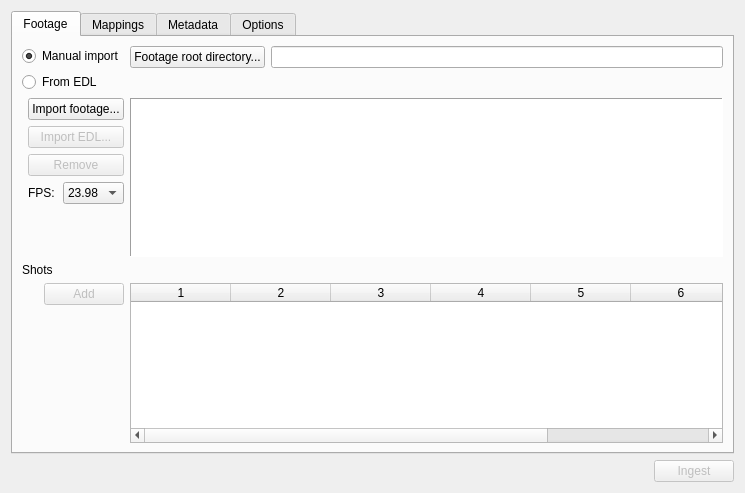
<?xml version="1.0" encoding="UTF-8"?>
<ui version="4.0">
 <class>Form</class>
 <widget class="QWidget" name="Form">
  <property name="geometry">
   <rect>
    <x>0</x>
    <y>0</y>
    <width>745</width>
    <height>493</height>
   </rect>
  </property>
  <property name="sizePolicy">
   <sizepolicy hsizetype="Preferred" vsizetype="Preferred">
    <horstretch>0</horstretch>
    <verstretch>0</verstretch>
   </sizepolicy>
  </property>
  <property name="windowTitle">
   <string>Form</string>
  </property>
  <layout class="QGridLayout" name="gridLayout">
   <item row="1" column="0">
    <layout class="QHBoxLayout" name="horizontalLayout_2">
     <item>
      <spacer name="horizontalSpacer_2">
       <property name="orientation">
        <enum>Qt::Horizontal</enum>
       </property>
       <property name="sizeHint" stdset="0">
        <size>
         <width>40</width>
         <height>20</height>
        </size>
       </property>
      </spacer>
     </item>
     <item>
      <widget class="QLabel" name="LBL_ingestHelp">
       <property name="text">
        <string/>
       </property>
      </widget>
     </item>
     <item>
      <widget class="QPushButton" name="BTN_ingest">
       <property name="enabled">
        <bool>false</bool>
       </property>
       <property name="text">
        <string>Ingest</string>
       </property>
      </widget>
     </item>
    </layout>
   </item>
   <item row="0" column="0">
    <widget class="QTabWidget" name="tabWidget">
     <property name="sizePolicy">
      <sizepolicy hsizetype="Minimum" vsizetype="Expanding">
       <horstretch>0</horstretch>
       <verstretch>0</verstretch>
      </sizepolicy>
     </property>
     <property name="minimumSize">
      <size>
       <width>0</width>
       <height>0</height>
      </size>
     </property>
     <property name="currentIndex">
      <number>0</number>
     </property>
     <widget class="QWidget" name="footage">
      <attribute name="title">
       <string>Footage</string>
      </attribute>
      <layout class="QFormLayout" name="formLayout_3">
       <property name="fieldGrowthPolicy">
        <enum>QFormLayout::AllNonFixedFieldsGrow</enum>
       </property>
       <item row="0" column="0" colspan="2">
        <layout class="QFormLayout" name="formLayout">
         <property name="sizeConstraint">
          <enum>QLayout::SetMinimumSize</enum>
         </property>
         <property name="fieldGrowthPolicy">
          <enum>QFormLayout::AllNonFixedFieldsGrow</enum>
         </property>
         <property name="labelAlignment">
          <set>Qt::AlignRight|Qt::AlignTrailing|Qt::AlignVCenter</set>
         </property>
         <item row="0" column="0">
          <layout class="QVBoxLayout" name="verticalLayout_2">
           <item>
            <widget class="QRadioButton" name="RDO_manual">
             <property name="text">
              <string>Manual import</string>
             </property>
             <property name="checked">
              <bool>true</bool>
             </property>
            </widget>
           </item>
           <item>
            <widget class="QRadioButton" name="RDO_edl">
             <property name="text">
              <string>From EDL</string>
             </property>
            </widget>
           </item>
          </layout>
         </item>
         <item row="1" column="1">
          <widget class="QListWidget" name="LST_files">
           <property name="sizePolicy">
            <sizepolicy hsizetype="Expanding" vsizetype="Expanding">
             <horstretch>0</horstretch>
             <verstretch>0</verstretch>
            </sizepolicy>
           </property>
           <property name="frameShape">
            <enum>QFrame::Panel</enum>
           </property>
           <property name="frameShadow">
            <enum>QFrame::Sunken</enum>
           </property>
           <property name="selectionMode">
            <enum>QAbstractItemView::ExtendedSelection</enum>
           </property>
          </widget>
         </item>
         <item row="2" column="0">
          <widget class="QLabel" name="label_2">
           <property name="toolTip">
            <string>Each footage imported will be split into any number of shots, which are represented by separate EXR sequences.</string>
           </property>
           <property name="text">
            <string>Shots</string>
           </property>
          </widget>
         </item>
         <item row="3" column="0">
          <widget class="QPushButton" name="BTN_shot">
           <property name="enabled">
            <bool>false</bool>
           </property>
           <property name="text">
            <string>Add</string>
           </property>
          </widget>
         </item>
         <item row="3" column="1">
          <widget class="QTableWidget" name="TBL_shots">
           <property name="dragEnabled">
            <bool>true</bool>
           </property>
           <property name="dragDropOverwriteMode">
            <bool>false</bool>
           </property>
           <property name="dragDropMode">
            <enum>QAbstractItemView::InternalMove</enum>
           </property>
           <property name="alternatingRowColors">
            <bool>true</bool>
           </property>
           <property name="selectionMode">
            <enum>QAbstractItemView::SingleSelection</enum>
           </property>
           <property name="selectionBehavior">
            <enum>QAbstractItemView::SelectRows</enum>
           </property>
           <property name="columnCount">
            <number>7</number>
           </property>
           <attribute name="horizontalHeaderVisible">
            <bool>true</bool>
           </attribute>
           <attribute name="verticalHeaderVisible">
            <bool>false</bool>
           </attribute>
           <column/>
           <column/>
           <column/>
           <column/>
           <column/>
           <column/>
           <column/>
          </widget>
         </item>
         <item row="1" column="0">
          <layout class="QVBoxLayout" name="verticalLayout">
           <item>
            <widget class="QPushButton" name="BTN_footage">
             <property name="toolTip">
              <string>Import footage to be ingested</string>
             </property>
             <property name="text">
              <string>Import footage...</string>
             </property>
            </widget>
           </item>
           <item>
            <widget class="QPushButton" name="BTN_edl">
             <property name="enabled">
              <bool>false</bool>
             </property>
             <property name="text">
              <string>Import EDL...</string>
             </property>
            </widget>
           </item>
           <item>
            <widget class="QPushButton" name="BTN_rmFootage">
             <property name="enabled">
              <bool>false</bool>
             </property>
             <property name="text">
              <string>Remove</string>
             </property>
            </widget>
           </item>
           <item>
            <layout class="QHBoxLayout" name="horizontalLayout_5">
             <item>
              <widget class="QLabel" name="LBL_fps">
               <property name="enabled">
                <bool>true</bool>
               </property>
               <property name="toolTip">
                <string>FPS of the footage that will be imported by the EDL</string>
               </property>
               <property name="text">
                <string>FPS:</string>
               </property>
              </widget>
             </item>
             <item>
              <widget class="QComboBox" name="CMB_fps">
               <property name="enabled">
                <bool>true</bool>
               </property>
               <property name="toolTip">
                <string>FPS of the footage that will be imported by the EDL</string>
               </property>
               <item>
                <property name="text">
                 <string>23.98</string>
                </property>
               </item>
               <item>
                <property name="text">
                 <string>24</string>
                </property>
               </item>
               <item>
                <property name="text">
                 <string>25</string>
                </property>
               </item>
               <item>
                <property name="text">
                 <string>29.97</string>
                </property>
               </item>
               <item>
                <property name="text">
                 <string>30</string>
                </property>
               </item>
               <item>
                <property name="text">
                 <string>50</string>
                </property>
               </item>
               <item>
                <property name="text">
                 <string>59.94</string>
                </property>
               </item>
               <item>
                <property name="text">
                 <string>60</string>
                </property>
               </item>
              </widget>
             </item>
            </layout>
           </item>
          </layout>
         </item>
         <item row="0" column="1">
          <layout class="QHBoxLayout" name="horizontalLayout_9">
           <item>
            <widget class="QPushButton" name="BTN_footageDir">
             <property name="toolTip">
              <string>The base directory where footage referenced by the EDL will be searched for</string>
             </property>
             <property name="text">
              <string>Footage root directory...</string>
             </property>
            </widget>
           </item>
           <item>
            <widget class="QLineEdit" name="LNE_footageDir">
             <property name="toolTip">
              <string>The base directory where footage referenced by the EDL will be searched for</string>
             </property>
            </widget>
           </item>
          </layout>
         </item>
        </layout>
       </item>
      </layout>
     </widget>
     <widget class="QWidget" name="mappings">
      <attribute name="title">
       <string>Mappings</string>
      </attribute>
      <layout class="QFormLayout" name="formLayout_6">
       <item row="0" column="0" colspan="2">
        <layout class="QFormLayout" name="formLayout_5">
         <property name="fieldGrowthPolicy">
          <enum>QFormLayout::AllNonFixedFieldsGrow</enum>
         </property>
         <property name="labelAlignment">
          <set>Qt::AlignRight|Qt::AlignTrailing|Qt::AlignVCenter</set>
         </property>
         <item row="0" column="0">
          <widget class="QLabel" name="label_4">
           <property name="toolTip">
            <string>A CSV file mapping input footage paths to the output EXR sequence paths</string>
           </property>
           <property name="text">
            <string>Mapping file</string>
           </property>
          </widget>
         </item>
         <item row="0" column="1">
          <layout class="QHBoxLayout" name="horizontalLayout_6">
           <item>
            <widget class="QLineEdit" name="LNE_mappingFile"/>
           </item>
           <item>
            <widget class="QPushButton" name="BTN_mappingFile">
             <property name="text">
              <string>...</string>
             </property>
            </widget>
           </item>
          </layout>
         </item>
         <item row="1" column="1">
          <widget class="QTableWidget" name="TBL_mappings">
           <property name="selectionMode">
            <enum>QAbstractItemView::SingleSelection</enum>
           </property>
           <property name="selectionBehavior">
            <enum>QAbstractItemView::SelectRows</enum>
           </property>
           <property name="columnCount">
            <number>3</number>
           </property>
           <attribute name="verticalHeaderVisible">
            <bool>false</bool>
           </attribute>
           <column/>
           <column/>
           <column/>
          </widget>
         </item>
         <item row="1" column="0">
          <widget class="QPushButton" name="BTN_addMapping">
           <property name="toolTip">
            <string>Add another mapping entry</string>
           </property>
           <property name="text">
            <string>Add mapping</string>
           </property>
          </widget>
         </item>
        </layout>
       </item>
      </layout>
     </widget>
     <widget class="QWidget" name="metadata">
      <attribute name="title">
       <string>Metadata</string>
      </attribute>
      <layout class="QFormLayout" name="formLayout_4">
       <property name="fieldGrowthPolicy">
        <enum>QFormLayout::AllNonFixedFieldsGrow</enum>
       </property>
       <item row="0" column="0" colspan="2">
        <layout class="QFormLayout" name="formLayout_2">
         <property name="fieldGrowthPolicy">
          <enum>QFormLayout::AllNonFixedFieldsGrow</enum>
         </property>
         <property name="labelAlignment">
          <set>Qt::AlignRight|Qt::AlignTrailing|Qt::AlignVCenter</set>
         </property>
         <item row="0" column="0">
          <layout class="QVBoxLayout" name="verticalLayout_3">
           <item>
            <widget class="QLabel" name="label">
             <property name="toolTip">
              <string>Metadata that will be embedded into the EXR sequence. Name is the metadata name, value is what that metadata variable is set to.</string>
             </property>
             <property name="text">
              <string>Metadata</string>
             </property>
            </widget>
           </item>
           <item>
            <widget class="QPushButton" name="BTN_addMeta">
             <property name="toolTip">
              <string>Add another metadata entry</string>
             </property>
             <property name="text">
              <string>Add</string>
             </property>
            </widget>
           </item>
          </layout>
         </item>
         <item row="0" column="1">
          <widget class="QTableWidget" name="TBL_metadata">
           <property name="columnCount">
            <number>3</number>
           </property>
           <attribute name="verticalHeaderVisible">
            <bool>false</bool>
           </attribute>
           <column/>
           <column/>
           <column/>
          </widget>
         </item>
        </layout>
       </item>
      </layout>
     </widget>
     <widget class="QWidget" name="options">
      <attribute name="title">
       <string>Options</string>
      </attribute>
      <layout class="QFormLayout" name="formLayout_7">
       <property name="fieldGrowthPolicy">
        <enum>QFormLayout::AllNonFixedFieldsGrow</enum>
       </property>
       <item row="1" column="0">
        <widget class="QCheckBox" name="CHK_downscale">
         <property name="toolTip">
          <string>All incoming footage will be reformatted to the provided dimensions prior to exporting to an EXR sequence</string>
         </property>
         <property name="text">
          <string>Downscale</string>
         </property>
        </widget>
       </item>
       <item row="2" column="0">
        <widget class="QCheckBox" name="CHK_proxy">
         <property name="toolTip">
          <string>In addition to the EXR sequence, export another image sequence of the given type</string>
         </property>
         <property name="text">
          <string>Proxy sequence</string>
         </property>
        </widget>
       </item>
       <item row="2" column="1">
        <layout class="QGridLayout" name="gridLayout_2">
         <property name="sizeConstraint">
          <enum>QLayout::SetDefaultConstraint</enum>
         </property>
         <item row="1" column="0">
          <layout class="QHBoxLayout" name="horizontalLayout_4">
           <item>
            <widget class="QLabel" name="LBL_proxyDownscale">
             <property name="enabled">
              <bool>false</bool>
             </property>
             <property name="toolTip">
              <string>Additional downscaling for the proxy image sequence</string>
             </property>
             <property name="text">
              <string>Scale:</string>
             </property>
             <property name="alignment">
              <set>Qt::AlignRight|Qt::AlignTrailing|Qt::AlignVCenter</set>
             </property>
            </widget>
           </item>
           <item>
            <widget class="QComboBox" name="CMB_proxyDownscale">
             <property name="enabled">
              <bool>false</bool>
             </property>
             <property name="toolTip">
              <string>Additional downscaling for the proxy image sequence</string>
             </property>
             <item>
              <property name="text">
               <string>100%</string>
              </property>
             </item>
             <item>
              <property name="text">
               <string>75%</string>
              </property>
             </item>
             <item>
              <property name="text">
               <string>50%</string>
              </property>
             </item>
             <item>
              <property name="text">
               <string>25%</string>
              </property>
             </item>
            </widget>
           </item>
          </layout>
         </item>
         <item row="2" column="0">
          <widget class="QCheckBox" name="CHK_proxyToSubdir">
           <property name="enabled">
            <bool>false</bool>
           </property>
           <property name="toolTip">
            <string>By default, the proxy image sequence will export in the same directory as the EXR sequence. This provides the ability to specify a path to a subdirectory within the EXR sequence's directory.</string>
           </property>
           <property name="text">
            <string>Export to subdirectory</string>
           </property>
          </widget>
         </item>
         <item row="2" column="1">
          <widget class="QLineEdit" name="LNE_proxySubdir">
           <property name="enabled">
            <bool>false</bool>
           </property>
           <property name="toolTip">
            <string>The path for the subdirectory where the proxy sequence will be exported to. This is relative to where the EXR sequence is being exported to.</string>
           </property>
          </widget>
         </item>
         <item row="0" column="0">
          <layout class="QHBoxLayout" name="horizontalLayout_3">
           <item>
            <widget class="QLabel" name="LBL_proxyFormat">
             <property name="enabled">
              <bool>false</bool>
             </property>
             <property name="toolTip">
              <string>File type for the proxy image sequence</string>
             </property>
             <property name="text">
              <string>File type:</string>
             </property>
             <property name="alignment">
              <set>Qt::AlignRight|Qt::AlignTrailing|Qt::AlignVCenter</set>
             </property>
            </widget>
           </item>
           <item>
            <widget class="QComboBox" name="CMB_proxyFormat">
             <property name="enabled">
              <bool>false</bool>
             </property>
             <property name="toolTip">
              <string>File type for the proxy image sequence</string>
             </property>
             <item>
              <property name="text">
               <string>jpeg</string>
              </property>
             </item>
             <item>
              <property name="text">
               <string>png</string>
              </property>
             </item>
             <item>
              <property name="text">
               <string>targa</string>
              </property>
             </item>
             <item>
              <property name="text">
               <string>tiff</string>
              </property>
             </item>
            </widget>
           </item>
          </layout>
         </item>
         <item row="3" column="0">
          <widget class="QCheckBox" name="CHK_proxyNameAppend">
           <property name="enabled">
            <bool>false</bool>
           </property>
           <property name="toolTip">
            <string>By default, the proxy sequence will have the same name as the EXR sequence (aside from the extension). Enable this a type in the field what should be added to the end of the name</string>
           </property>
           <property name="text">
            <string>Append to file name</string>
           </property>
          </widget>
         </item>
         <item row="3" column="1">
          <widget class="QLineEdit" name="LNE_proxyNameAppend">
           <property name="enabled">
            <bool>false</bool>
           </property>
           <property name="text">
            <string>_PROXY</string>
           </property>
          </widget>
         </item>
        </layout>
       </item>
       <item row="1" column="1">
        <layout class="QHBoxLayout" name="horizontalLayout">
         <item>
          <widget class="QComboBox" name="CMB_downscale">
           <property name="enabled">
            <bool>false</bool>
           </property>
           <item>
            <property name="text">
             <string>75%</string>
            </property>
           </item>
           <item>
            <property name="text">
             <string>66%</string>
            </property>
           </item>
           <item>
            <property name="text">
             <string>50%</string>
            </property>
           </item>
           <item>
            <property name="text">
             <string>33%</string>
            </property>
           </item>
           <item>
            <property name="text">
             <string>25%</string>
            </property>
           </item>
          </widget>
         </item>
         <item>
          <spacer name="horizontalSpacer">
           <property name="orientation">
            <enum>Qt::Horizontal</enum>
           </property>
           <property name="sizeHint" stdset="0">
            <size>
             <width>40</width>
             <height>20</height>
            </size>
           </property>
          </spacer>
         </item>
        </layout>
       </item>
       <item row="0" column="0">
        <widget class="QCheckBox" name="CHK_colorspace">
         <property name="text">
          <string>Set input colorspace</string>
         </property>
        </widget>
       </item>
       <item row="0" column="1">
        <layout class="QHBoxLayout" name="horizontalLayout_7">
         <item>
          <spacer name="horizontalSpacer_3">
           <property name="orientation">
            <enum>Qt::Horizontal</enum>
           </property>
           <property name="sizeHint" stdset="0">
            <size>
             <width>40</width>
             <height>20</height>
            </size>
           </property>
          </spacer>
         </item>
        </layout>
       </item>
       <item row="3" column="0">
        <widget class="QLabel" name="label_3">
         <property name="toolTip">
          <string>This will get executed in a shell once for every shot, {SHOT} is available as a variable.</string>
         </property>
         <property name="text">
          <string>Post-write script</string>
         </property>
        </widget>
       </item>
       <item row="3" column="1">
        <widget class="QLineEdit" name="LNE_script"/>
       </item>
      </layout>
     </widget>
    </widget>
   </item>
  </layout>
 </widget>
 <resources/>
 <connections/>
</ui>
